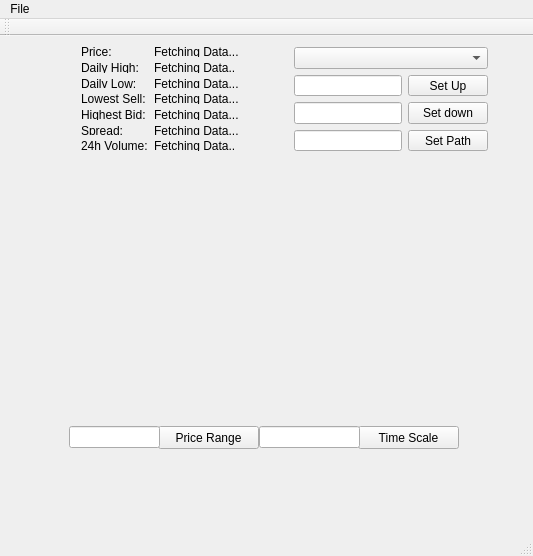
<?xml version="1.0" encoding="UTF-8"?>
<ui version="4.0">
 <class>MainWindow</class>
 <widget class="QMainWindow" name="MainWindow">
  <property name="geometry">
   <rect>
    <x>0</x>
    <y>0</y>
    <width>533</width>
    <height>556</height>
   </rect>
  </property>
  <property name="windowTitle">
   <string>MainWindow</string>
  </property>
  <widget class="QWidget" name="centralWidget">
   <widget class="QWidget" name="layoutWidget">
    <property name="geometry">
     <rect>
      <x>70</x>
      <y>0</y>
      <width>442</width>
      <height>126</height>
     </rect>
    </property>
    <layout class="QHBoxLayout" name="horizontalLayout">
     <item>
      <layout class="QFormLayout" name="formLayout">
       <property name="fieldGrowthPolicy">
        <enum>QFormLayout::ExpandingFieldsGrow</enum>
       </property>
       <item row="0" column="0">
        <widget class="QLabel" name="price">
         <property name="text">
          <string>Price:</string>
         </property>
        </widget>
       </item>
       <item row="0" column="1">
        <widget class="QLabel" name="label">
         <property name="text">
          <string>Fetching Data...</string>
         </property>
        </widget>
       </item>
       <item row="1" column="0">
        <widget class="QLabel" name="high">
         <property name="text">
          <string>Daily High:</string>
         </property>
        </widget>
       </item>
       <item row="1" column="1">
        <widget class="QLabel" name="label_2">
         <property name="text">
          <string>Fetching Data..</string>
         </property>
        </widget>
       </item>
       <item row="2" column="0">
        <widget class="QLabel" name="low">
         <property name="text">
          <string>Daily Low:</string>
         </property>
        </widget>
       </item>
       <item row="2" column="1">
        <widget class="QLabel" name="label_3">
         <property name="text">
          <string>Fetching Data...</string>
         </property>
        </widget>
       </item>
       <item row="3" column="0">
        <widget class="QLabel" name="sell">
         <property name="text">
          <string>Lowest Sell:</string>
         </property>
        </widget>
       </item>
       <item row="3" column="1">
        <widget class="QLabel" name="label_4">
         <property name="text">
          <string>Fetching Data...</string>
         </property>
        </widget>
       </item>
       <item row="4" column="0">
        <widget class="QLabel" name="bid">
         <property name="text">
          <string>Highest Bid:</string>
         </property>
        </widget>
       </item>
       <item row="4" column="1">
        <widget class="QLabel" name="label_5">
         <property name="text">
          <string>Fetching Data...</string>
         </property>
        </widget>
       </item>
       <item row="5" column="0">
        <widget class="QLabel" name="spread">
         <property name="text">
          <string>Spread:</string>
         </property>
        </widget>
       </item>
       <item row="5" column="1">
        <widget class="QLabel" name="label_6">
         <property name="text">
          <string>Fetching Data...</string>
         </property>
        </widget>
       </item>
       <item row="6" column="0">
        <widget class="QLabel" name="volume">
         <property name="text">
          <string>24h Volume:</string>
         </property>
        </widget>
       </item>
       <item row="6" column="1">
        <widget class="QLabel" name="label_7">
         <property name="text">
          <string>Fetching Data..</string>
         </property>
        </widget>
       </item>
      </layout>
     </item>
     <item>
      <spacer name="horizontalSpacer">
       <property name="orientation">
        <enum>Qt::Horizontal</enum>
       </property>
       <property name="sizeHint" stdset="0">
        <size>
         <width>40</width>
         <height>20</height>
        </size>
       </property>
      </spacer>
     </item>
     <item>
      <layout class="QGridLayout" name="gridLayout">
       <item row="0" column="0" colspan="2">
        <widget class="QComboBox" name="choose_market"/>
       </item>
       <item row="2" column="2">
        <widget class="QLabel" name="label_down">
         <property name="text">
          <string/>
         </property>
        </widget>
       </item>
       <item row="1" column="2">
        <widget class="QLabel" name="label_up">
         <property name="text">
          <string/>
         </property>
        </widget>
       </item>
       <item row="1" column="1">
        <widget class="QPushButton" name="setup">
         <property name="text">
          <string>Set Up</string>
         </property>
        </widget>
       </item>
       <item row="3" column="1">
        <widget class="QPushButton" name="setpath">
         <property name="toolTip">
          <string extracomment="Path to alarm .wav file"/>
         </property>
         <property name="text">
          <string>Set Path</string>
         </property>
        </widget>
       </item>
       <item row="1" column="0">
        <widget class="QLineEdit" name="lineup">
         <property name="text">
          <string/>
         </property>
        </widget>
       </item>
       <item row="2" column="0">
        <widget class="QLineEdit" name="linedown">
         <property name="text">
          <string/>
         </property>
        </widget>
       </item>
       <item row="2" column="1">
        <widget class="QPushButton" name="setdown">
         <property name="text">
          <string>Set down</string>
         </property>
        </widget>
       </item>
       <item row="3" column="0">
        <widget class="QLineEdit" name="linepath">
         <property name="text">
          <string/>
         </property>
        </widget>
       </item>
      </layout>
     </item>
    </layout>
   </widget>
   <widget class="QCustomPlot" name="customPlot" native="true">
    <property name="geometry">
     <rect>
      <x>70</x>
      <y>150</y>
      <width>391</width>
      <height>241</height>
     </rect>
    </property>
   </widget>
   <widget class="QPushButton" name="push_price_range">
    <property name="geometry">
     <rect>
      <x>158</x>
      <y>390</y>
      <width>101</width>
      <height>23</height>
     </rect>
    </property>
    <property name="text">
     <string>Price Range</string>
    </property>
   </widget>
   <widget class="QLineEdit" name="edit_price_range">
    <property name="geometry">
     <rect>
      <x>69</x>
      <y>390</y>
      <width>91</width>
      <height>22</height>
     </rect>
    </property>
    <property name="text">
     <string/>
    </property>
   </widget>
   <widget class="QPushButton" name="push_time_scale">
    <property name="geometry">
     <rect>
      <x>358</x>
      <y>390</y>
      <width>101</width>
      <height>23</height>
     </rect>
    </property>
    <property name="text">
     <string>Time Scale</string>
    </property>
   </widget>
   <widget class="QLineEdit" name="edit_time_scale">
    <property name="geometry">
     <rect>
      <x>259</x>
      <y>390</y>
      <width>101</width>
      <height>22</height>
     </rect>
    </property>
    <property name="text">
     <string/>
    </property>
   </widget>
  </widget>
  <widget class="QMenuBar" name="menuBar">
   <property name="geometry">
    <rect>
     <x>0</x>
     <y>0</y>
     <width>533</width>
     <height>20</height>
    </rect>
   </property>
   <widget class="QMenu" name="menuFile">
    <property name="title">
     <string>File</string>
    </property>
    <addaction name="actionNew_Ticker"/>
   </widget>
   <addaction name="menuFile"/>
  </widget>
  <widget class="QToolBar" name="mainToolBar">
   <attribute name="toolBarArea">
    <enum>TopToolBarArea</enum>
   </attribute>
   <attribute name="toolBarBreak">
    <bool>false</bool>
   </attribute>
  </widget>
  <widget class="QStatusBar" name="statusBar"/>
  <action name="actionNew_Ticker">
   <property name="text">
    <string>New Ticker</string>
   </property>
  </action>
 </widget>
 <layoutdefault spacing="6" margin="11"/>
 <customwidgets>
  <customwidget>
   <class>QCustomPlot</class>
   <extends>QWidget</extends>
   <header>qcustomplot.h</header>
   <container>1</container>
  </customwidget>
 </customwidgets>
 <resources/>
 <connections/>
</ui>
